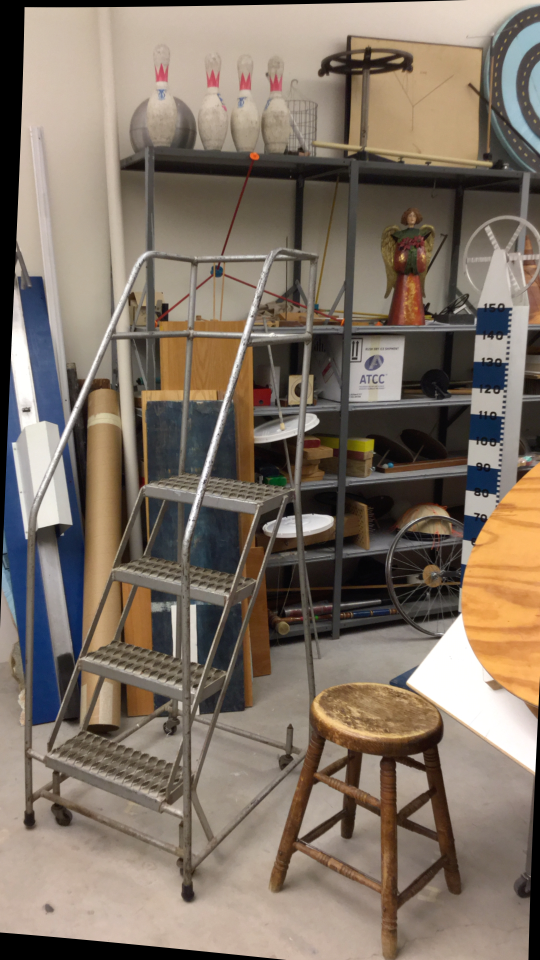
#> input picture ladder/im0.png, 1080 x 1920 px, found by its file name (shown at 1/2 size)
$ python proj_4_ladder.py
#> lines starting #> are read from the running program, lines starting #| are printed output that depends on the picture; long printed decimals are rounded
#Brendan Neal
#ENPM673 Project 4 - Stereo Vision

##Artroom code

##----------------Importing Libraries-----------------##
import cv2 as cv
import numpy as np
from matplotlib import pyplot as plt
import math
import timeit

##========================================Function Definitions=======================================##
'''Below you will find function definitions in order to accomplish the Stero Vision Tasks'''

##----------------------Defining my "Calculate F" Function Pipeline------------------------##
''' You need a minimum of 8 points to estimate fundemental matrix, and since we are
using RANSAC to calculate this, I am using logic to make some assumptions'''

#--------------Defining my "Normalize Matrix" Function-----------------##
''' This function will normalize a matrix (dividing by the last element)'''
def normalize_matrix(matrix):
      matrix_bar = np.mean(matrix, axis = 0)
      ubar = matrix_bar[0]
      vbar = matrix_bar[1]

      ucap = matrix[:,0] - ubar
      vcap = matrix[:,1] - vbar

      scale = (2/np.mean(ucap**2 + vcap**2))**0.5

      Tscale = np.diag([scale,scale,1])
      Ttrans = np.array([[1,0,-ubar],[0,1,-vbar],[0,0,1]])
      T = Tscale.dot(Ttrans)
      norm_matrix_temp = np.column_stack((matrix, np.ones(len(matrix))))
      normalized_matrix = (T.dot(norm_matrix_temp.T)).T

      return normalized_matrix, T

#-------------Defining my Calculate Fundamental Matrix Function-------------##
'''This function will calculate the fundamental matrix using SVD.'''
def GetFundementalMatrix(Matched_Feature_List):
    norm = True
    FirstPoints = Matched_Feature_List[:,0:2] #Get Points
    SecondPoints = Matched_Feature_List[:,2:4]

    if FirstPoints.shape[0] > 7:
        if norm == True:
            FirstPoints_Norm, T1 = normalize_matrix(FirstPoints) #Make points Homogeneous
            SecondPoints_Norm, T2 = normalize_matrix(SecondPoints)
        else:
            FirstPoints_Norm = FirstPoints
            SecondPoints_Norm = SecondPoints

        Amatrix = np.zeros((len(FirstPoints_Norm),9)) #Formulate the A matrix
        for i in range(0, len(FirstPoints_Norm)):
             X1 = FirstPoints_Norm[i][0]
             Y1 = FirstPoints_Norm[i][1]
             X2 = SecondPoints_Norm[i][0]
             Y2 = SecondPoints_Norm[i][1]
             Amatrix[i] = np.array([X1*X2, X2*Y1,X2,Y2*X1,Y2*Y1,Y2,X1,Y1,1])

        u,s,v_t = np.linalg.svd(Amatrix, full_matrices=True) #Solve SVD

        F = v_t.T[:,-1] #Take last element
        F = F.reshape(3,3) #Reshape

        U,S,V_T = np.linalg.svd(F) #SVD
        S = np.diag(S)
        S[2,2] = 0
        F = np.dot(U, np.dot(S,V_T))

        if norm:
             F = np.dot(T2.T,np.dot(F,T1)) #Enforece Rank-2 Constraint
        return F
    else:
         return None

def CalcRANSACError(IterF, AllFeatures):
     selected_feature_idxs = []
     error_array = []
     for feature in AllFeatures:
        X1 = feature[0:2]
        X2 = feature[2:4]
        X1_Temp = np.array([X1[0], X1[1], 1]).T
        X2_Temp = np.array([X2[0], X2[1], 1])
        error_raw = np.dot(X1_Temp, np.dot(IterF, X2_Temp)) #Error stems from Violating X1FX2 = 0
        error = np.abs(error_raw)
        error_array.append(error)
        if error < 0.03:
             selected_feature_idxs.append(np.where(AllFeatures == feature)[0][0]) #Add selected features to a list for later.

     return error_array, selected_feature_idxs

def Calculate_F_RANSAC(Feature_List):
    iter_max = math.inf #Generate Temporary Max Iteration. This will change later
    iteration = 0 #Init First Iterationj
    max_inliers = 0 #Init max_inliers
    best_model = None #create best model variable
    prob_outlier = 0 #I want 0 outlier probability
    prob_des = 0.95 #I wanta  95% Accuracy Rate
    n = len(Feature_List) #Init N
    inlier_count = 0 #Init Inlier Count
    threshold = 0.03 #Error Threshold

    while iteration < iter_max: #While iteration number is less than calculated max
        num_rows = Feature_List.shape[0]
        rand_idxs = np.random.choice(num_rows,size = 8) #Select a sample of size 8
        Feature_Sample = Feature_List[rand_idxs,:] #Index Sample from Feature List
        iteration_model = GetFundementalMatrix(Feature_Sample) #Calculate the iteration Fundamental matrix
        error, feature_idxs = CalcRANSACError(iteration_model, Feature_List) #Calculate the Error of the Iteration Model
        error = np.array(error)
        inlier_count = np.count_nonzero(error < threshold) #Count inliers

        if inlier_count > max_inliers: #If the number of inliers is greater than the current max:
            max_inliers = inlier_count #Update the Max Inliers
            best_iter_feature_idxs = feature_idxs
            print("Max Inliers:", max_inliers)
            best_model = iteration_model #Update the current best model
            prob_outlier = 1-(inlier_count/n) #Calculate the probability of an outlier

        if prob_outlier > 0: #If the probability of an outlier is greater than 0:
            iter_max = math.log(1-prob_des)/math.log(1-(1-prob_outlier)**8) #Recalculate the new number of max iteration number
            print("Max Iterations:", iter_max, "Current Iteration:", iteration, "Current Max Inlier Count:", max_inliers)
            iteration+=1 #Increase Iteration Number

    best_features = Feature_List[best_iter_feature_idxs,:] #Needed for Later

    return best_model, best_features


##----------------------Defining my "Calculate E" Function-----------------------------------##

def Calc_E_Matrix(K1, K2, F):
     E_Temp = K2.T.dot(F).dot(K1) #Calculate E using SVD
     u, s, v = np.linalg.svd(E_Temp)
     s = [1,1,0]
     E = np.dot(u,np.dot(np.diag(s),v))
     return E

##----------------------Defining my "Decompose E" Pipeline-----------------------------------##

def Decompose_E_Matrix(E):
     u, s, v = np.linalg.svd(E)
     W_Matrix = np.array([[0,-1,0],[1,0,0],[0,0,1]]) #Set up W matrix

     Rot_Array = []
     Trans_Array = []
     #Formulate all 4 possible rotation matrices
     Rot_Array.append(np.dot(u,np.dot(W_Matrix,v)))
     Rot_Array.append(np.dot(u,np.dot(W_Matrix,v)))
     Rot_Array.append(np.dot(u,np.dot(W_Matrix.T,v)))
     Rot_Array.append(np.dot(u,np.dot(W_Matrix.T,v)))
     #Formulate all 4 possible translation matrices
     Trans_Array.append(u[:,2])
     Trans_Array.append(-u[:,2])
     Trans_Array.append(u[:,2])
     Trans_Array.append(-u[:,2])
     #Correct rotation and translation if det < 0
     for i in range(4):
          if (np.linalg.det(Rot_Array[i]) < 0):
               Rot_Array[i] = -Rot_Array[i]
               Trans_Array[i] = -Trans_Array[i]

     return Rot_Array, Trans_Array

def Generate3dPoints(K1,K2,bestfeatures, TestRotMatrices, TestTransMatrices):
     Points_3D = []
     TestRot1 = np.identity(3)
     TestTrans1 = np.zeros((3,1))
     I = np.identity(3)

     FirstPoint = np.dot(K1,np.dot(TestRot1,np.hstack((I,-TestTrans1.reshape(3,1))))) #Generate 1st Sample 3D Points

     for i in range(len(TestTransMatrices)):
          X1 = bestfeatures[:,0:2].T
          X2 = bestfeatures[:,2:4].T

          SecondPoint = np.dot(K2,np.dot(TestRotMatrices[i],np.hstack((I,-TestTransMatrices[i].reshape(3,1))))) #Generate 2nd Sample 3D Point

          Point3D = cv.triangulatePoints(FirstPoint, SecondPoint, X1, X2) #Traingulate the Point
          Points_3D.append(Point3D)

     return Points_3D

def countPositive(Points3d, RotMatrices, TransMatrices):
     I = np.identity(3)
     P_Matrix = np.dot(RotMatrices,np.hstack((I,-TransMatrices.reshape(3,1)))) #Form Projection Matrix
     P_Matrix = np.vstack((P_Matrix, np.array([0,0,0,1]).reshape(1,4))) #Add 0 0 0 1
     num_positive = 0

     for i in range(Points3d.shape[1]): #Project a sample Z and check if positive.
          Xtest = Points3d[:,i]
          Xtest = Xtest.reshape(4,1)
          XC = np.dot(P_Matrix,Xtest)
          XC = XC / XC.item(3)
          Z = XC[2]
          if Z > 0:
               num_positive += 1

     return num_positive

def Determine_R_T(Points3D, RotMatrices, TransMatrices):
     FirstCount = []
     SecondCount = []

     Rot1 = np.identity(3)
     Trans1 = np.zeros((3,1))
     for i in range(len(Points3D)): #Count positive Zs for each of the potential solutions
          TestPoint = Points3D[i]
          NormTestPoint = TestPoint/TestPoint[3,:]

          FirstCount.append(countPositive(NormTestPoint, Rot1, Trans1))
          SecondCount.append(countPositive(NormTestPoint,RotMatrices[i], TransMatrices[i]))

     FirstCount = np.array(FirstCount)
     SecondCount = np.array(SecondCount)

     Threshold_Count = int(Points3D[0].shape[1]/2)

     index = np.intersect1d(np.where(FirstCount>Threshold_Count), np.where(SecondCount > Threshold_Count)) #Index the R and T with most positive Zs.

     True_Rot = RotMatrices[index[0]]
     True_Trans = TransMatrices[index[0]]

     return True_Rot, True_Trans

##----------------------Defining my Rectification Pipeline-----------------------------------##

def GenerateXPoint(Line,Y): #Generates an X point given a line equation and a Y value.
     x = -(Line[1]*Y + Line[2])/Line[0]
     return x

# [133 lines left out: functions ResizeImages, GenerateEpipolarLines, SolveRectification, SolveCorrespondance, GenerateDepthInfo, not called in this run]


##=========================================="Main" Function==========================================##
''' Here is the Image Processing Pipeline and Application of Functions to Solve Stereo Vision'''
##--------------Creating Calibration Matricies from Text File-----------------------##
K_0 = np.array([[1734.16, 0, 333.49],[0, 1734.16, 958.05], [0,0,1]])
K_1 = np.array([[1734.16, 0, 333.49],[0, 1734.16, 958.05], [0,0,1]])
focal_length = K_0[0][0]
baseline=228.38

##------------------------------Read Images-----------------------------------------##
OG_Image_0 = cv.imread('/home/brendanneal12/Documents/GitHub/ENPM673_Project_4/ladder/im0.png')
#> OG_Image_0 is the input picture: shape (1920, 1080, 3); mean B, G, R 101.7, 114.7, 127.8
OG_Image_1 = cv.imread('/home/brendanneal12/Documents/GitHub/ENPM673_Project_4/ladder/im1.png')
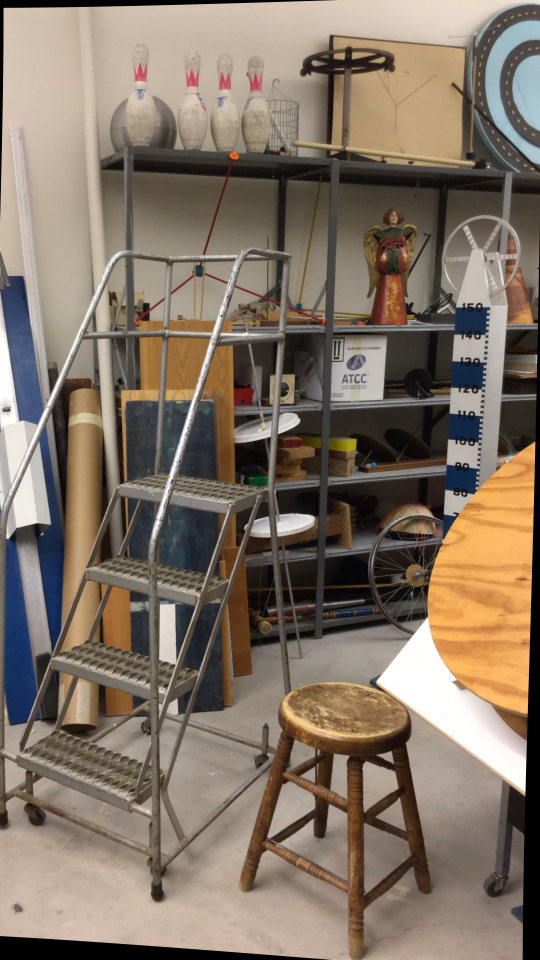
#> input picture ladder/im1.png, 1080 x 1920 px, found by its file name (shown at 1/2 size)
#> OG_Image_1 is the input picture: shape (1920, 1080, 3); mean B, G, R 101.8, 116.1, 130.3


##---------------------------Converting Images to Gray------------------------------##

G_Image0 = cv.cvtColor(OG_Image_0, cv.COLOR_BGR2GRAY)
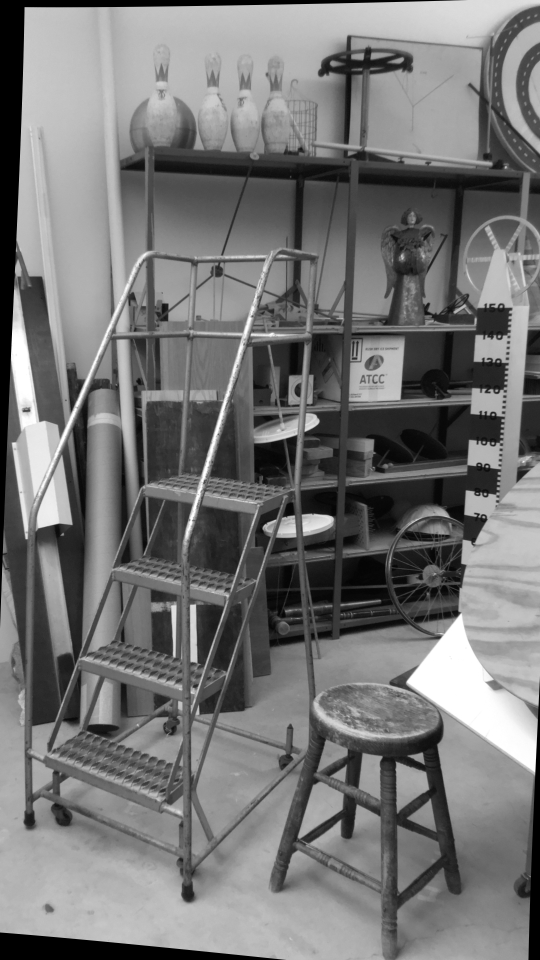
#> G_Image0: shape (1920, 1080) (shown at 1/2 size); min 0, max 255, mean 117.1
G_Image1 = cv.cvtColor(OG_Image_1, cv.COLOR_BGR2GRAY)
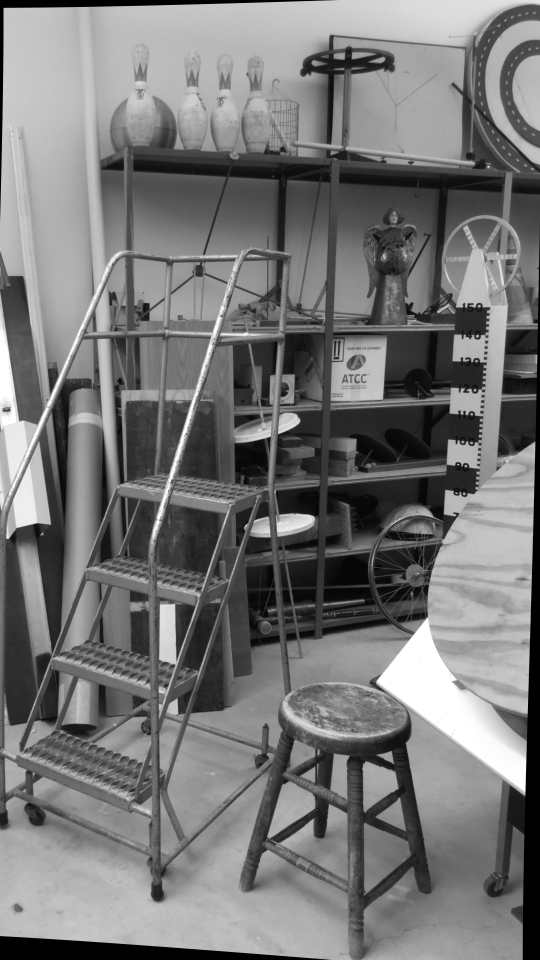
#> G_Image1: shape (1920, 1080) (shown at 1/2 size); min 0, max 255, mean 118.7

##---------------------------Create ORB Feature Extractor---------------------------##

ORB = cv.ORB_create()

##-------------------------------Find Key Points--------------------------------------##

keypoints1 = ORB.detect(G_Image0, None)
#> keypoints1 = 500 keypoints; strongest (x, y, size): (956, 1028, 37.2), (659, 1036, 111.1), (974, 932, 37.2), (663, 1039, 92.6)
keypoints2 = ORB.detect(G_Image1, None)
#> keypoints2 = 500 keypoints; strongest (x, y, size): (959, 612, 31), (932, 932, 31), (927, 987, 31), (959, 611, 37.2)

##-------------------------Attach Descriptors to Key Points----------------------------##
keypoints1, descriptors1 = ORB.compute(G_Image0, keypoints1)
keypoints2, descriptors2 = ORB.compute(G_Image1, keypoints2)

##-----------------------------------Draw Key Points-----------------------------------##

ORB_Image_1 = cv.drawKeypoints(G_Image0, keypoints1, None, color = (0,255,0), flags = 0)
plt.imshow(ORB_Image_1)
plt.show()
ORB_Image_2 = cv.drawKeypoints(G_Image1, keypoints2, None, color = (0,255,0), flags = 0)
plt.imshow(ORB_Image_2)
plt.show()

##--------------------------------Matching Features------------------------------------##
BF = cv.BFMatcher()
IM1_IM2_Matches = BF.match(descriptors1,descriptors2)
#> IM1_IM2_Matches = 500 matches
matches = sorted(IM1_IM2_Matches, key = lambda x :x.distance)
#> matches = 500 matches
BestMatches = matches[0:100]
#> BestMatches = 100 matches

Corr_List_IM1_IM2 = []

for match in BestMatches:
        (x1_IM12, y1_IM12) = keypoints1[match.queryIdx].pt
        (x2_IM12, y2_IM12) = keypoints2[match.trainIdx].pt
        Corr_List_IM1_IM2.append([x1_IM12, y1_IM12, x2_IM12, y2_IM12])
#> this loop made 100 passes
#> (x1_IM12, y1_IM12, x2_IM12, y2_IM12) on passes 1 to 12: (995, 723, 951, 722), (1022.4, 617.8, 977.8, 616.3), (972, 608, 928, 607), (142.8, 1047.6, 99.36, 1046.9), (986, 888, 943, 887), (995.3, 722.3, 952.1, 722.3), (143, 1048, 99.6, 1047.6), (949.7, 719.5, 890.8, 982.9), (959, 930, 917, 929), (659.3, 1035.5, 627.1, 1036.1), (958.8, 883.2, 916.8, 882), (939.3, 881.3, 897.9, 881.3)
#> after the loop, Corr_List_IM1_IM2 = 100 items, first 6: [995, 723, 951, 722], [1022.4, 617.8, 977.8, 616.3], [972, 608, 928, 607], [142.8, 1047.6, 99.36, 1046.9], [986, 888, 943, 887], [995.3, 722.3, 952.1, 722.3]

Corr_Matrix_IM1_IM2 = np.array(Corr_List_IM1_IM2).reshape(-1, 4)
#> Corr_Matrix_IM1_IM2 = 100 rows, first 6: [995, 723, 951, 722], [1022.4, 617.8, 977.8, 616.3], [972, 608, 928, 607], [142.8, 1047.6, 99.36, 1046.9], [986, 888, 943, 887], [995.3, 722.3, 952.1, 722.3]

##-------------------------------Drawing Matched Features------------------------------##
Match1_2_IMG = cv.drawMatches(G_Image0,keypoints1,G_Image1,keypoints2,BestMatches,None,flags=cv.DrawMatchesFlags_NOT_DRAW_SINGLE_POINTS)
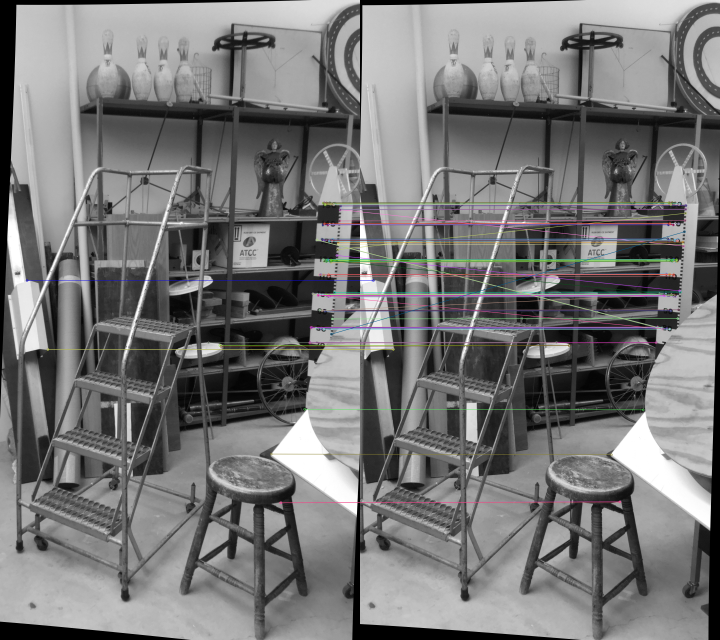
#> Match1_2_IMG: shape (1920, 2160, 3) (shown at 1/3 size); mean of channels 0, 1, 2 118.7, 118.7, 118.9; drawn as B, G, R
plt.imshow(Match1_2_IMG)
plt.show()

##----------------------RANSAC Estimation of Fundemental Matrix------------------------##
print("RANSAC Starting!")
F_Matrix, BestFeatures = Calculate_F_RANSAC(Corr_Matrix_IM1_IM2)
#> in Calculate_F_RANSAC, `n = len(Feature_List)`: n = 100
#> the loop in Calculate_F_RANSAC, `while iteration < iter_max:` made 156 passes
#> T1 in GetFundementalMatrix on pass 2: [[0.00403, 0, -3.43], [0, 0.00403, -3.65], [0, 0, 1]]
#> T1 in GetFundementalMatrix on pass 3: [[0.00597, 0, -5.53], [0, 0.00597, -4.91], [0, 0, 1]]
#| Max Inliers: 8
#| Max Iterations: 1785595548.466 Current Iteration: 0 Current Max Inlier Count: 8
#| Max Iterations: 1785595548.466 Current Iteration: 1 Current Max Inlier Count: 8
#| Max Iterations: 1785595548.466 Current Iteration: 2 Current Max Inlier Count: 8
#| Max Iterations: 1785595548.466 Current Iteration: 3 Current Max Inlier Count: 8
#| Max Iterations: 1785595548.466 Current Iteration: 4 Current Max Inlier Count: 8
#| Max Iterations: 1785595548.466 Current Iteration: 5 Current Max Inlier Count: 8
#| Max Iterations: 1785595548.466 Current Iteration: 6 Current Max Inlier Count: 8
#| Max Iterations: 1785595548.466 Current Iteration: 7 Current Max Inlier Count: 8
#> (further printed lines are left out)
print("\n The Fundemental Matrix is:\n", F_Matrix)
print("\n The rank of the F Matrix is:", np.linalg.matrix_rank(F_Matrix))
print("\nThe determinent of the F Matrix is:", np.linalg.det(F_Matrix))

##----------------------Calculation of Essential Matrix------------------------##
E_Matrix = Calc_E_Matrix(K_0,K_1,F_Matrix)
print("\n The Essential Matrix is:\n", E_Matrix)
print("\n The rank of the E Matrix is:", np.linalg.matrix_rank(E_Matrix))
print("\nThe determinent of the E Matrix is:", np.linalg.det(E_Matrix))


##----------------------Decomposition of Essential Matrix------------------------##
Rot_Matrices, Trans_Matrices = Decompose_E_Matrix(E_Matrix)

Points_3d = Generate3dPoints(K_0, K_1, BestFeatures, Rot_Matrices, Trans_Matrices)
#> the loop in Generate3dPoints, `for i in range(len(TestTransMatrices)):` made 4 passes
R,T = Determine_R_T(Points_3d, Rot_Matrices, Trans_Matrices)
#> the loop in Determine_R_T, `for i in range(len(Points3D)):` made 4 passes
#> (the run stopped early here; a loop or call above may not have finished)
